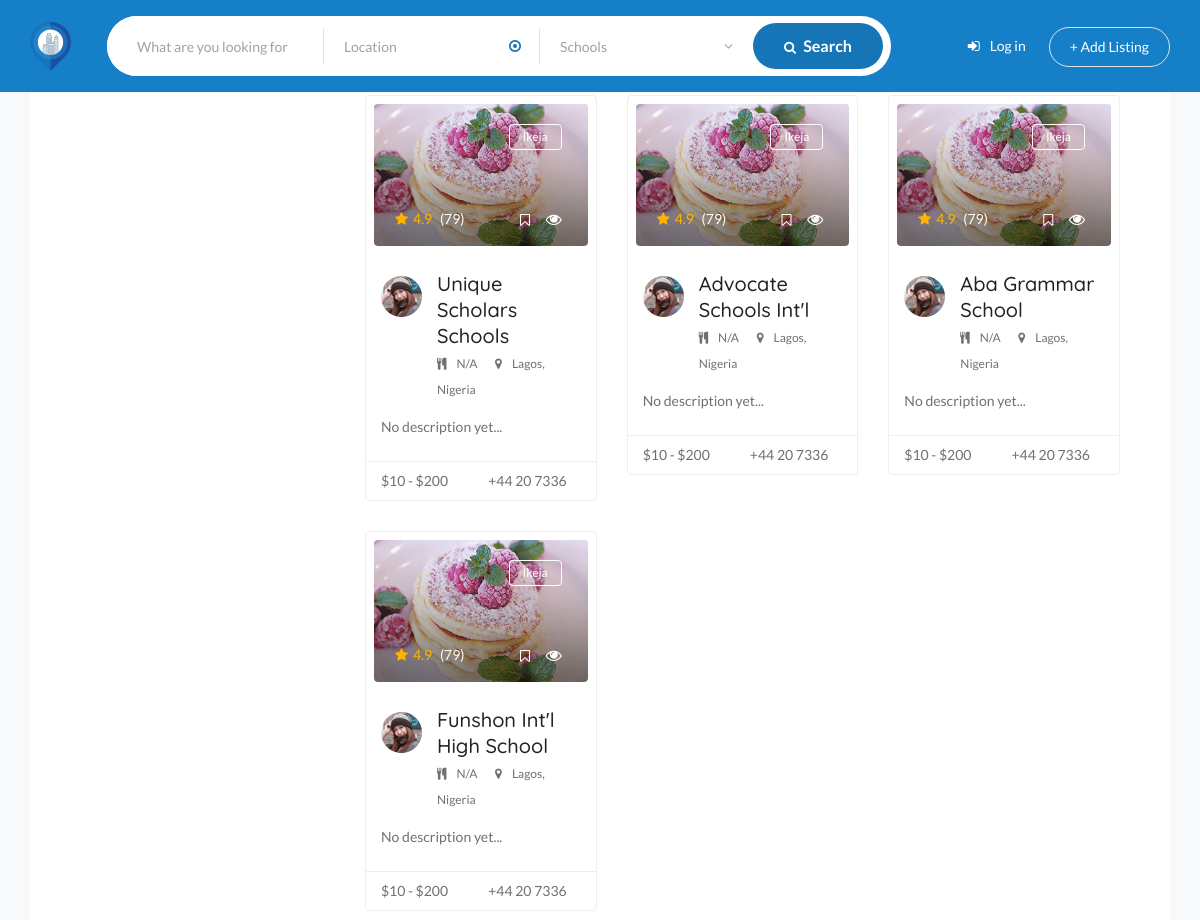
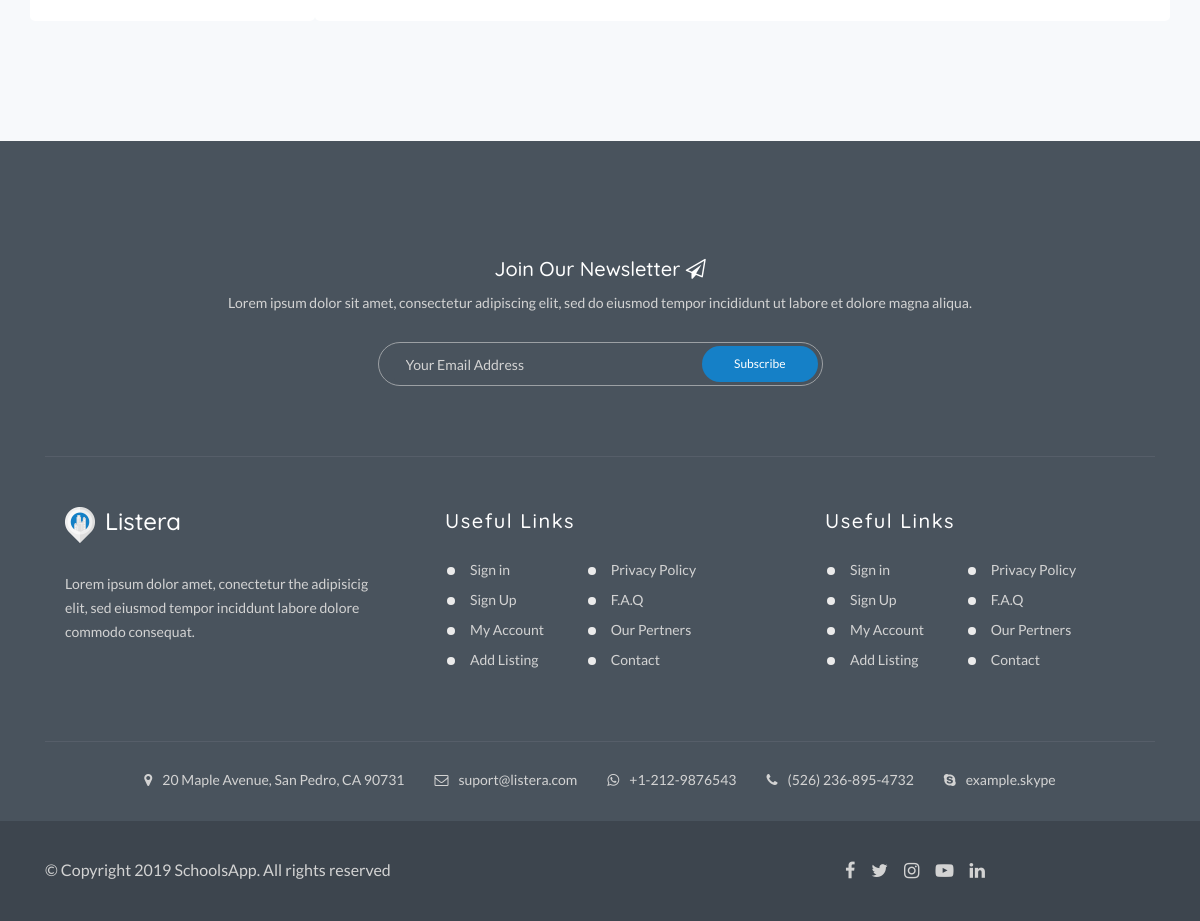
Page /schools/ on the earlier database version (2 pictures, top to bottom).
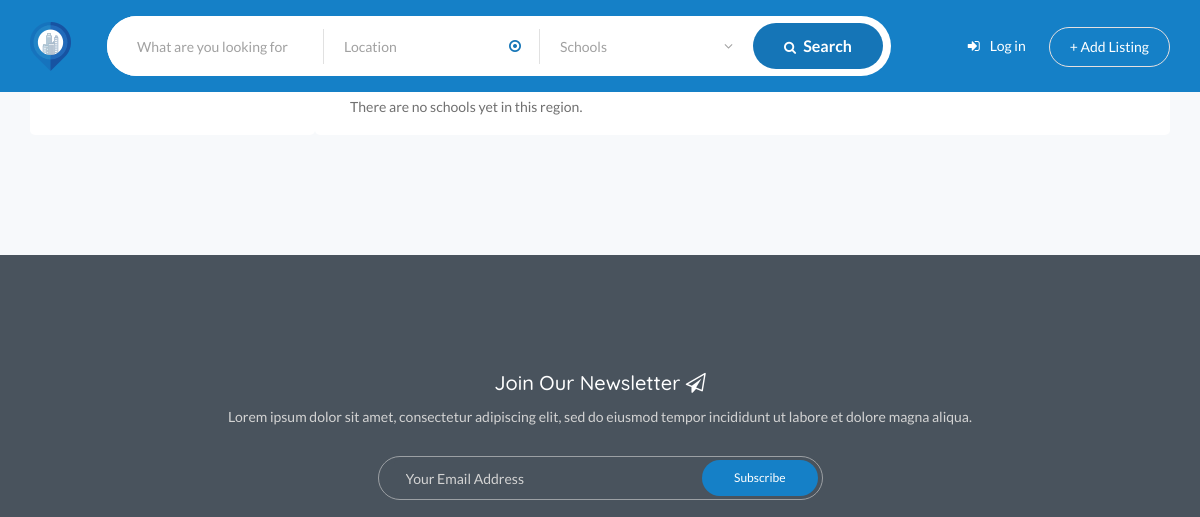
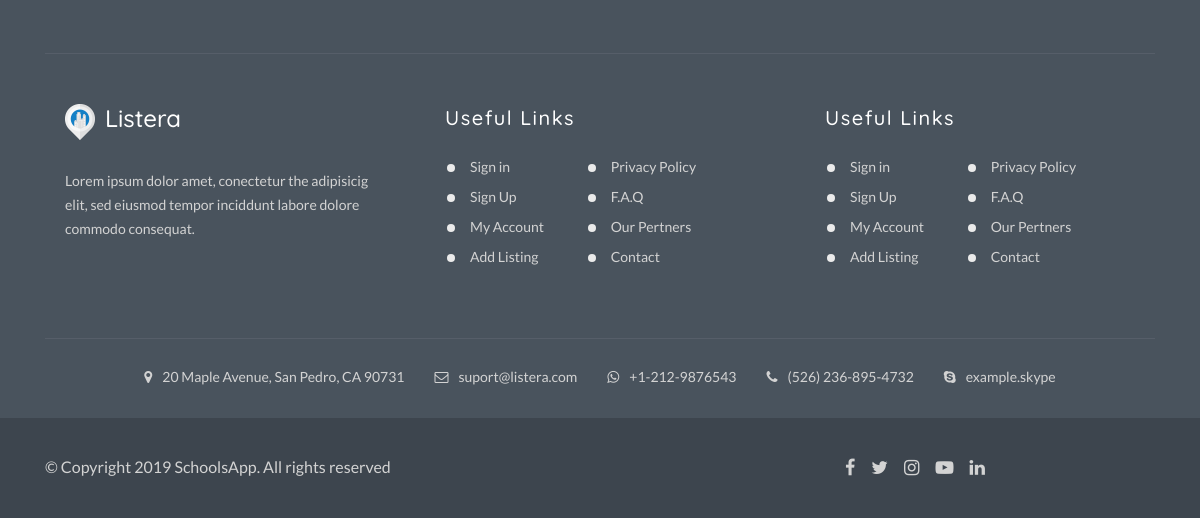
Same page on the later database version (2 pictures, top to bottom).
### school/models.py (models this page shows)
class School(models.Model):
    email = models.EmailField(_('School Email'), max_length=128)
    name = models.CharField(_('School Name'), max_length=128)
    phone = models.CharField(_('School Phone'), max_length=15)
    motto = models.CharField(max_length=256)
    website = models.URLField(max_length=100, null=True, blank=True)
    slug = models.SlugField(max_length=128)
    created = models.DateTimeField(auto_now_add=True)
    updated = models.DateTimeField(auto_now=True)
    user = models.ForeignKey(SchoolsConnBaseUser, on_delete=models.CASCADE)
    country = models.CharField(max_length=50, default='Nigeria')
    state = models.CharField(max_length=50) #, blank=True, null=True, default='Lagos')
    lga = models.CharField(_('LGA'), max_length=50) #, blank=True, null=True, default='N/A')
    town = models.CharField(max_length=50)
    street = models.CharField(max_length=640)
    GENDER_CHOICE = (
        ('m', 'Male Only'),
        ('f', 'Female Only'),
        ('mx', 'Mixed')
    )
    BOARDING_CHOICE = (
        ('fb', 'Full Boarding'),
        ('fd', 'Day Only'),
        ('bd', 'Day and Boarding')
    )
    approval_number = models.CharField(_('Govt Approval Number'), max_length=11, default='Awaiting')
    admin = models.CharField(_('Admission Officer'), max_length=128)
    founded = models.DateField(null=True, blank=True)
    gender = models.CharField(max_length=2, choices=GENDER_CHOICE, default='mx') # max_choices is 1 - use default
    boarding = models.CharField(max_length=2, choices=BOARDING_CHOICE, default='bd') # max_choices is 1 - use default
    description = models.CharField(max_length=1000)
    latitude = models.FloatField(null=True, blank=True)
    longitude = models.FloatField(null=True, blank=True)
    creche = models.BooleanField(default=False)
    nursery = models.BooleanField(default=False)
    primary = models.BooleanField(default=False)
    secondary = models.BooleanField(default=False)
    aLevels = models.BooleanField(_('A-Levels'), default=False)
    ncce = models.BooleanField(_('National Common Entrance'), default=False)
    scce = models.BooleanField(_('State Common Entrance'), default=False)
    waec = models.BooleanField(_('Senior WAEC Exams'), default=False)
    neco = models.BooleanField(_('Senior NECO Exams'), default=False)
    jwaec = models.BooleanField(_('Junior WAEC Exams'), default=False)
    jneco = models.BooleanField(_('Junior NECO Exams'), default=False)
    toefl = models.BooleanField(_('TOEFL Exams'), default=False)
    ielts = models.BooleanField(_('IELTS Exams'), default=False)
    alevel = models.BooleanField(_('A-Levels Exams'), default=False)
    igcse = models.BooleanField(_('IGCSE Exams'), default=False)
    carol = models.BooleanField(default=False)
    interhousesports = models.BooleanField(_('Inter House Sports'), default=False)
    culturalday = models.BooleanField(_('Cultural Day'), default=False)
    dance = models.BooleanField(default=False)
    spellingbees = models.BooleanField(_('Spelling Bees'), default=False)
    debate = models.BooleanField(default=False)
    quiz = models.BooleanField(default=False)
    swimming = models.BooleanField(default=False)
    karate = models.BooleanField(default=False)
    costumeday = models.BooleanField(_('Costume Day'), default=False)
    gguide = models.BooleanField(_('Girl\'s Guide'), default=False)
    bscout = models.BooleanField(_('Boy\'s Scout'), default=False)
    frsc = models.BooleanField(_('FRSC'), default=False)
    music = models.BooleanField(default=False)
    drama = models.BooleanField(default=False)
    press = models.BooleanField(default=False)
    jets = models.BooleanField(_('JETs'), default=False)
    karate = models.BooleanField(default=False)
    rcross = models.BooleanField(_('Red Cross'), default=False)
    artscraft = models.BooleanField(_('Arts and Craft'), default=False)
    sickbay = models.BooleanField(default=False)
    multipurposehall = models.BooleanField(_('Multipurpose Hall'), default=False)
    sciencelab = models.BooleanField(_('Science Lab'), default=False)
    busservice = models.BooleanField(_('Bus Service'), default=False)
    library = models.BooleanField(default=False)
    playground = models.BooleanField(default=False)
    sportscomplex = models.BooleanField(_('Sports Complex'), default=False)
    ictcenter = models.BooleanField(_('ICT Center'), default=False)
    artstudio = models.BooleanField(_('Art Studio'), default=False)
    orchard = models.BooleanField(_('Orchard'), default=False)
    farmhouse = models.BooleanField(_('Farm House'), default=False)
    specialneeds = models.BooleanField(_('Special Needs Care'), default=False)
    musicstudio = models.BooleanField(_('Music Studio'), default=False)
    homemanagementlab = models.BooleanField(_('Home Management Labs'), default=False)
    languagestudio = models.BooleanField(_('Languages Studio'), default=False)
    def get_absolute_url(self):
        return reverse('school-detail', args=[str(self.slug)]) # school-detail is a view
    def __str__(self):
        return f'{self.name}'

### school/views.py (the view)
# urls.py: path('schools/', views.SchoolListView.as_view(), name='schools-list'),
class SchoolListView(generic.ListView):
    model = School
    paginate_by = 30

### school/templates/school/school_list.html (shortened to what the changed rows need)
{% extends "base_generic.html" %}
{% block navigation %}
{% load static %}
{% endblock %}
{% block content %}
{% load static %}
    <div class="lc-search-map-section">
        <div class="lc-search-map-content">
            <div class="lc-search-map-content-details">
                <div class="lc-container">
                        <div class="row">
                                <div class="lc-single-page-top100 col-9">
                                    <div class="row mt-1">
                                        {% if school_list %}
                                            {% for school in school_list %}
                                                <div class="col-12 col-lg-4 col-md-4 wow animated fadeIn" data-wow-duration="0.1s" data-wow-delay="0.1s">
                                                    <div class="lc-listing-single" data-postid="14" data-lat="-37.8210922667" data-lng="175.2209316333" data-maptype="gm"  data-marker="images/marker/resturent.png">
                                                        <div class="entry-thumb">
                                                            <img class="img-thumbnail" src="{% static 'images/features/07.png' %}"  alt="img">
                                                            <span class="btn-close">{{ school.lga }}</span>
                                                            <div class="entry-thumb-content">
                                                                <span class="rating">
                                                                    <i class="fa fa-star"></i>4.9
                                                                    <span class="count">(79)</span>
                                                                </span>
                                                                <span class="float-right">
                                                                    <i class="fa fa-bookmark-o"></i>
                                                                    <a class="btn btn-primary" data-toggle="modal" data-target=".lc-listing-modal">
                                                                        <span><i class="fa fa-eye"></i></span>
                                                                    </a>
                                                                </span>
                                                            </div>
                                                        </div>
                                                        <div class="entry-content">
                                                            <div class="media">
                                                                <img src="{% static 'images/author/02.png' %}" alt="img">
                                                                <div class="media-body">
                                                                    <h4><a class="title" href="{{ school.get_absolute_url }}">{{ school }}</a></h4>
                                                                    <span><i class="fa fa-cutlery"></i><a href="#">{{ school.motto }}</a></span>
                                                                    <span><i class="fa fa-map-marker"></i><a href="#">{{ school.state }}, {{ school.country }}</a></span>
                                                                </div>
                                                            </div>
                                                            <p>{{ school.description|truncatechars:140 }}</p>
                                                        </div>
                                                        <div class="entry-footer">
                                                            <span>$10 - $200</span>
                                                            <span class="right">+44 20 7336</span>
                                                        </div>
                                                    </div>
                                                </div>
                                            {% endfor %}
                                        {% else %}
                                            <p>There are no schools yet in this region.</p>
                                        {% endif %}
                                    </div>
                                </div>
                            </div>
                </div>
            </div>
            {% endblock %}

Differences in the rows shown:
removed School: lga "Ikeja", name "Unique Scholars Schools", motto "N/A", state "Lagos", country "Nigeria", description "No description yet..."
removed School: lga "Ikeja", name "Advocate Schools Int'l", motto "N/A", state "Lagos", country "Nigeria", description "No description yet..."
removed School: lga "Ikeja", name "Aba Grammar School", motto "N/A", state "Lagos", country "Nigeria", description "No description yet..."
removed School: lga "Ikeja", name "Funshon Int'l High School", motto "N/A", state "Lagos", country "Nigeria", description "No description yet..."
Other differences:
text now shown: "There are no schools yet in this region."
